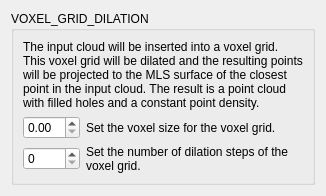
            <widget class="QWidget" name="page_5">
             <layout class="QVBoxLayout" name="verticalLayout_5">
              <item>
               <widget class="QGroupBox" name="groupBox_5">
                <property name="title">
                 <string>VOXEL_GRID_DILATION</string>
                </property>
                <layout class="QVBoxLayout" name="verticalLayout_12">
                 <item>
                  <widget class="QLabel" name="label_6">
                   <property name="text">
                    <string>The input cloud will be inserted into a voxel grid. This voxel grid will be dilated and the resulting points will be projected to the MLS surface of the closest point in the input cloud. The result is a point cloud with filled holes and a constant point density.</string>
                   </property>
                   <property name="wordWrap">
                    <bool>true</bool>
                   </property>
                  </widget>
                 </item>
                 <item>
                  <layout class="QGridLayout" name="gridLayout_7" columnstretch="0,1">
                   <item row="0" column="1">
                    <widget class="QLabel" name="label_10">
                     <property name="text">
                      <string>Set the voxel size for the voxel grid.</string>
                     </property>
                     <property name="wordWrap">
                      <bool>true</bool>
                     </property>
                    </widget>
                   </item>
                   <item row="0" column="0">
                    <widget class="QDoubleSpinBox" name="doubleSpinBox_dilationVoxelSize"/>
                   </item>
                   <item row="1" column="1">
                    <widget class="QLabel" name="label_11">
                     <property name="text">
                      <string>Set the number of dilation steps of the voxel grid.</string>
                     </property>
                     <property name="wordWrap">
                      <bool>true</bool>
                     </property>
                    </widget>
                   </item>
                   <item row="1" column="0">
                    <widget class="QSpinBox" name="spinBox_dilationSteps"/>
                   </item>
                  </layout>
                 </item>
                 <item>
                  <spacer name="verticalSpacer_6">
                   <property name="orientation">
                    <enum>Qt::Vertical</enum>
                   </property>
                   <property name="sizeHint" stdset="0">
                    <size>
                     <width>20</width>
                     <height>0</height>
                    </size>
                   </property>
                  </spacer>
                 </item>
                </layout>
               </widget>
              </item>
             </layout>
            </widget>
